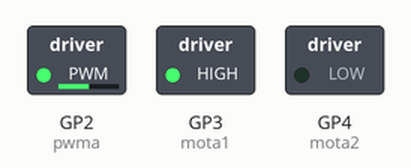
A program run on a simulated Raspberry Pi Pico running MicroPython. On the bench: switched loads named in the program (green lamp = pin HIGH).

Above: at 0.05 s.
At 9.95 s:
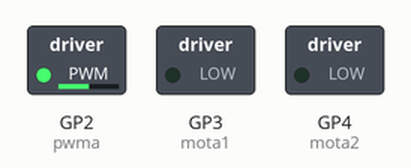
At 14.95 s:
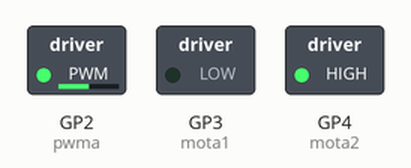
At 19.95 s:
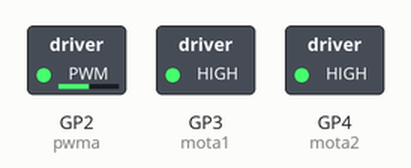
Timing chart, 0 to 23.0 s (numbered marks = the images above):
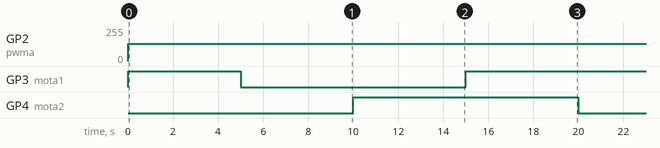

Measured:
- by itself, GP2 (pwma): 0/255 → 128/255 at 0.00 s
- by itself, GP3 (mota1): repeats every 20.0 s: LOW 10.0 s, HIGH 10.0 s
- by itself, GP4 (mota2): alternates HIGH for 10.0 s and LOW for 10.0 s

The program:

motor.py
```python
from machine import Pin,PWM

import time


pwma_PIN = 2

AI1_PIN = 3

AI2_PIN = 4


mota1 = Pin(AI1_PIN, Pin.OUT)

mota2 = Pin(AI2_PIN, Pin.OUT)

pwma = PWM(Pin(pwma_PIN))


pwma.freq(1000)

duty=50


while True:


    #foward(正転)

    mota1.value(1)

    mota2.value(0)

    duty_16 = int((duty*65536)/100)

    pwma.duty_u16(duty_16)

    time.sleep(5)


    #coast(空転)

    mota1.value(0)

    mota2.value(0)

    duty_16 = int((duty*65536)/100)

    pwma.duty_u16(duty_16)

    time.sleep(5)


    #reverse(逆転)

    mota1.value(0)

    mota2.value(1)

    duty_16 = int((duty*65536)/100)

    pwma.duty_u16(duty_16)

    time.sleep(5)


    #brake

    mota1.value(1)

    mota2.value(1)

    duty_16 = int((duty*65536)/100)

    pwma.duty_u16(duty_16)

    time.sleep(5)
```
